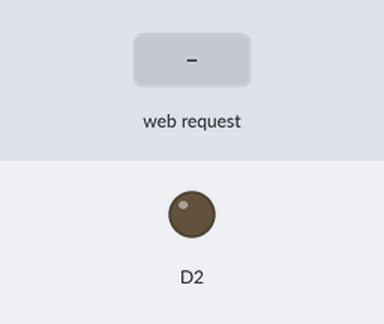
A sketch run on a simulated ESP8266 (Wemos D1 mini). On the bench: output pins drawn as LEDs (lit = HIGH). Dashed ring = blinking. The test bench sets the inputs (shaded band). WiFi joins after 1.5 s; servers stay silent unless stated; what the sketch prints to the serial monitor is not drawn.

Above: at 2.7 s.
2.8 s: HTTP request GET /off received
At 2.9 s:
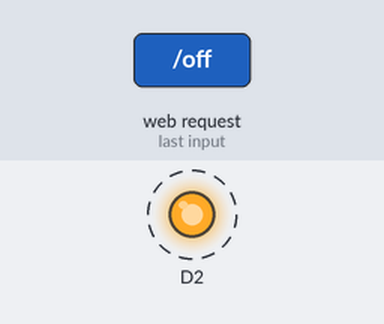
4.7 s: HTTP request GET /on received
At 4.85 s:
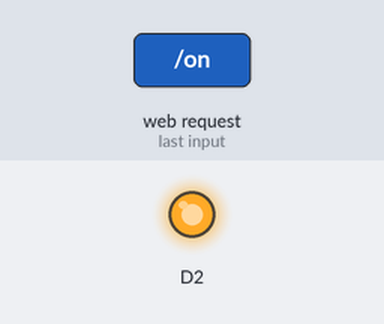
Timing chart, 0 to 7.7 s (numbered marks = the images above; inputs shaded):
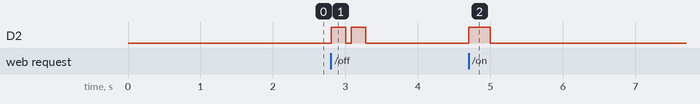

Measured:
- after the input at 2.8 s, D2: alternates HIGH for 0.20 s and LOW for 0.08 s, 4 changes in all, then stays LOW, starting at once
- after the input at 4.7 s, D2: LOW → HIGH at once, → LOW 0.30 s later

The sketch:

primary.ino
```cpp
/* 웹을 통한 릴레이 무선제어 primary */
/* esp8266(lolin D1 mini lite) */
#include <ESP8266WiFi.h>
#include <SoftwareSerial.h>

const char* ssid = "LeeF";
const char* password = "";

IPAddress ip (192, 168, 0, 50);
IPAddress gw (192, 168, 0, 1);
IPAddress subnet (255, 255, 255, 0);

WiFiServer server(80);

SoftwareSerial HC12(D6, D5);

void setup() {
  Serial.begin(115200);
  HC12.begin(9600);

  pinMode(D2, OUTPUT);

  WiFi.mode(WIFI_STA);
  WiFi.config (ip, gw, subnet);
  WiFi.begin(ssid, password);

  while (WiFi.status() != WL_CONNECTED) {
    delay(500);
    Serial.print(".");
  }
  Serial.println("");
  Serial.print("Connecting to ");
  Serial.println(ssid);
  Serial.print("IP address: ");
  Serial.println(WiFi.localIP());

  server.begin();
  Serial.println("Server started");
}

void loop() {
  while (Serial.available()) {
    HC12.write(Serial.read());
  }

  WiFiClient client = server.available();
  if (!client) return;

  client.setTimeout(5000);

  String request = client.readStringUntil('\r');
  Serial.println("request: ");
  Serial.println(request);

  if (request.indexOf("/off") != -1) {
    Serial.println("릴레이 OFF");
    HC12.write("off");
    digitalWrite(D2, HIGH);
    delay(200);
    digitalWrite(D2, LOW);
    delay(80);
    digitalWrite(D2, HIGH);
    delay(200);
    digitalWrite(D2, LOW);
    delay(100);
  }
  else if (request.indexOf("/on") != -1) {
    Serial.println("릴레이 ON");
    HC12.write("on");
    digitalWrite(D2, HIGH);
    delay(300);
    digitalWrite(D2, LOW);
    delay(100);
  }

  while (client.available()) {
    client.read();
  }
}
```
